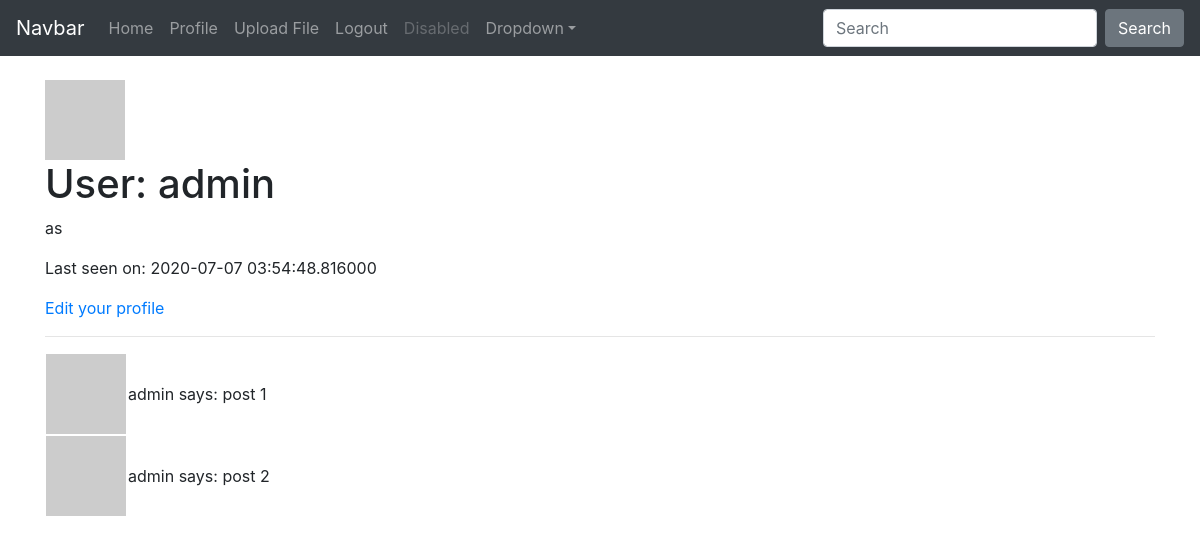
The page /user/admin (signed in) on the database as committed earlier.
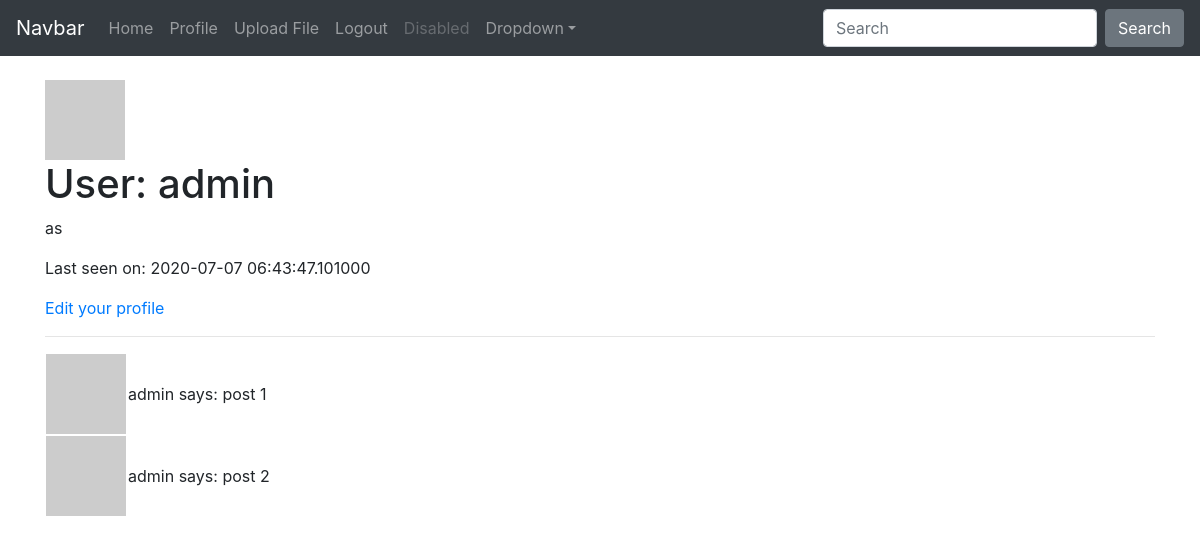
The same page on the database as committed later.
### app/models.py (models this page shows, shortened)
class User(UserMixin, db.Model):
    id = db.Column(db.Integer, primary_key=True)
    username = db.Column(db.String(64), index=True, unique=True)
    email = db.Column(db.String(120), index=True, unique=True)
    password_hash = db.Column(db.String(128))
    posts = db.relationship('Post', backref='author', lazy='dynamic')
    about_me = db.Column(db.String(140))
    last_seen = db.Column(db.DateTime, default=datetime.utcnow)
    def avatar(self, size):
        digest = md5(self.email.lower().encode('utf-8')).hexdigest()
        return 'https://www.gravatar.com/avatar/{}?d=mp&s={}'.format(digest, size)

### app/routes.py (the view)
@app.route('/user/<username>')
@login_required
def user(username):
    user = User.query.filter_by(username=username).first_or_404()
    posts = [
        {'author': user, 'body': 'post 1'},
        {'author': user, 'body': 'post 2'}
    ]
    return render_template('user.html', user=user, posts=posts)

### app/models.py (called while the page is built)
@login.user_loader
def load_user(id):
    return User.query.get(int(id))

### app/routes.py (called while the page is built)
@app.before_request
def before_request():
    if current_user.is_authenticated:
        current_user.last_seen = datetime.utcnow()
        db.session.commit()

### app/templates/user.html
{% extends "base.html" %}
{% block content %}
    <div>
      <img src="{{ user.avatar(128) }}" alt="" srcset="">
        <h1>
           User: {{ user.username }}
        </h1>
        {% if user.about_me %}<p>{{ user.about_me }}</p>{% endif %}
        {% if user.last_seen %}<p>Last seen on: {{ user.last_seen }}</p>{% endif %}
        <p>
          <a href="{{ url_for('edit_profile') }}">Edit your profile</a>
        </p>
        <hr>
        {% for post in posts %}
          {% include '_post.html' %}
        {% endfor %}
    </div>
{% endblock %}

### app/templates/_post.html
<table>
<tr>
    <td>
    <img src="{{ user.avatar(36) }}" alt="" srcset="">
    </td>
    <td>
    {{ post.author.username }} says: {{ post.body }}
    </td>
</tr>
</table>

Rows that differ between the two databases and show on the page:
changed User "admin": last_seen "2020-07-07 03:54:48.816000" → "2020-07-07 06:43:47.101000"
